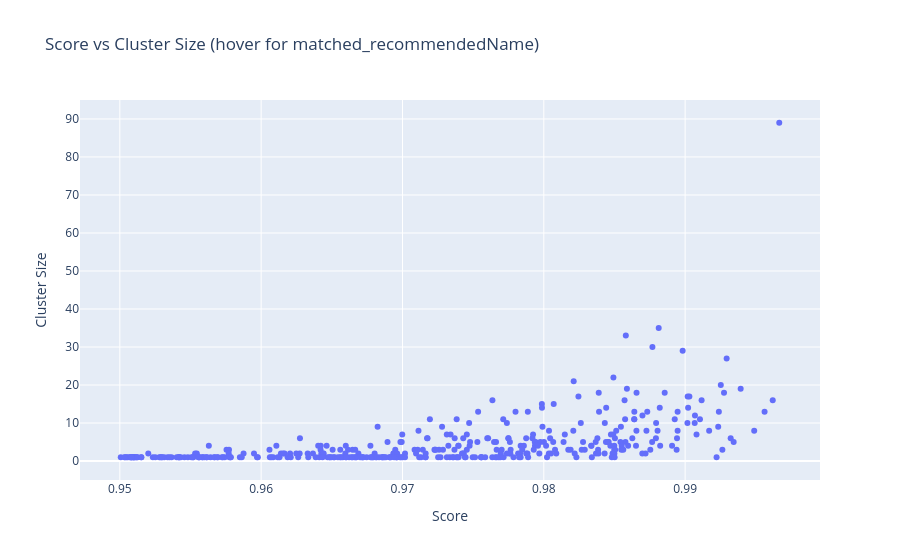

Source (notebook cell):
### Code cell
# Plot score ~ cluster_size using plotly, mouse hover shows matched_recommendedName
import plotly.express as px

fig = px.scatter(
    df_VHL_dedup, 
    x="score", 
    y="cluster_size",
    hover_name="matched_recommendedName",
    labels={"score": "Score", "cluster_size": "Cluster Size"},
    title="Score vs Cluster Size (hover for matched_recommendedName)",
)
fig.show()

### Figure 1 — Plotly figure (JSON) as saved in the notebook; plotly's stock layout.template omitted (floating-point values rounded to 4 significant figures; data arrays with more than 128 entries replaced by an {"elided": "..."} marker saying what was removed)
{"data": [{"hovertemplate": "<b>%{hovertext}</b><br><br>Score=%{x}<br>Cluster Size=%{y}<extra></extra>", "hovertext": {"elided": "389 str values"}, "legendgroup": "", "marker": {"color": "#636efa", "symbol": "circle"}, "mode": "markers", "name": "", "orientation": "v", "showlegend": false, "type": "scatter", "x": {"elided": "389 float values"}, "xaxis": "x", "y": {"elided": "389 float values"}, "yaxis": "y"}], "layout": {"legend": {"tracegroupgap": 0}, "title": {"text": "Score vs Cluster Size (hover for matched_recommendedName)"}, "xaxis": {"anchor": "y", "domain": [0, 1], "title": {"text": "Score"}}, "yaxis": {"anchor": "x", "domain": [0, 1], "title": {"text": "Cluster Size"}}}}
